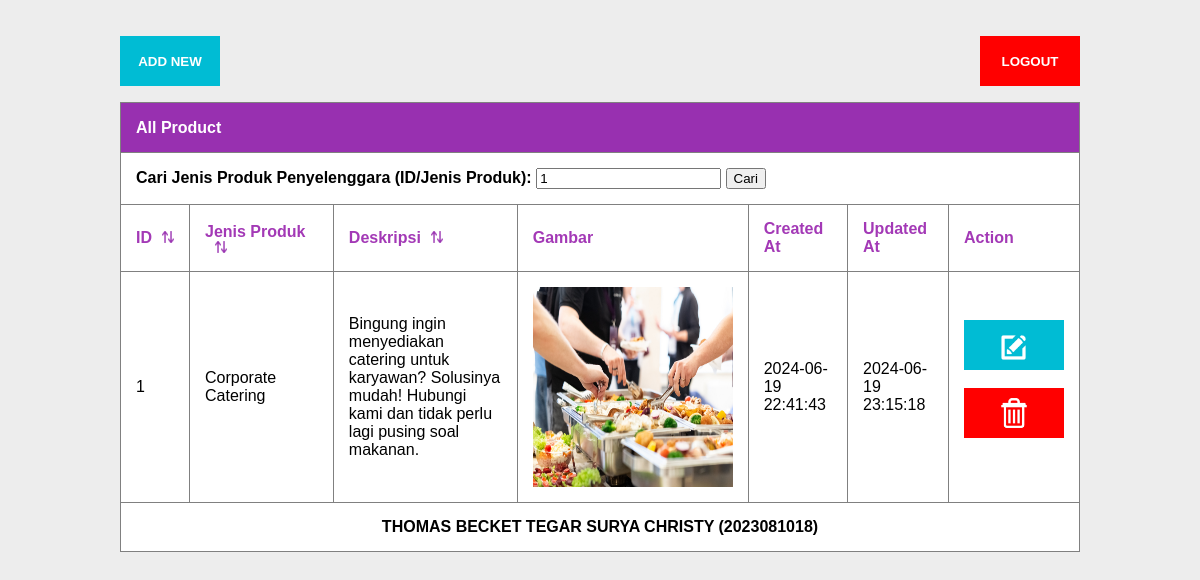
Page /home.php?keyword=1 (signed in) on the committed database.
### tables this page shows
CREATE TABLE `jasa_penyelenggara` (
  `id` int(11) NOT NULL,
  `jenis_produk` varchar(255) NOT NULL,
  `deskripsi` text NOT NULL,
  `gambar` text NOT NULL,
  `dibuat` datetime NOT NULL,
  `dibuat_oleh` varchar(255) NOT NULL,
  `diupdate` datetime NOT NULL,
  `diupdate_oleh` varchar(255) NOT NULL
);

### backend/fungsi.php (called while the page is built, shortened)
<?php
include 'koneksi.php';
include 'jasa-penyelenggara.php';
$db = new koneksidb();
$db->koneksi();
$produk = new JasaPenyelenggara($db);
?>

### backend/jasa-penyelenggara.php (called while the page is built, shortened)
<?php
class JasaPenyelenggara {
    private $db;
    public function __construct($db) {
        $this->db = $db;
    }
    public function ambilDataJasaPenyelenggara($dataPenyelenggara) {
        $sql = "SELECT * FROM jasa_penyelenggara $dataPenyelenggara";
        return $this->db->fetchData($sql);
    }
    public function cariDataJasaPenyelenggara($keyword) {
        $dataPenyelenggara = '';
        if (!empty($keyword)) {
            $dataPenyelenggara = "WHERE id LIKE '%$keyword%' OR jenis_produk LIKE '%$keyword%'";
        }
        return $dataPenyelenggara;
    }
}
?>

### backend/koneksi.php (called while the page is built, shortened)
<?php
class koneksidb {
    private $server = "localhost";
    private $user = "root";
    private $password = "";
    private $database = "aplikasi_website_jasa_penyelenggara";
    private $koneksi;
    public function koneksi() {
        $this->koneksi = new mysqli($this->server, $this->user, $this->password, $this->database);
    }
    public function query($sql) {
        return $this->koneksi->query($sql);
    }
    public function fetchData($sql) {
        $result = $this->query($sql);
        $rows = [];
        if ($result->num_rows > 0) {
            while ($row = $result->fetch_assoc()) {
                $rows[] = $row;
            }
        }
        return $rows;
    }
}
?>

### home.php (the view, shortened to what this page needs)
<?php
include 'backend/fungsi.php';
$keyword = isset($_GET['keyword']) ? $_GET['keyword'] : '';
if (!empty($keyword)) {
    $data = $produk->ambilDataJasaPenyelenggara($produk->cariDataJasaPenyelenggara($keyword));
}
else {
    $data = sortingProduk($produk);
}
?>
<!DOCTYPE html>
<html>
    <head>
        <link rel="stylesheet" type="text/css" href="css/home.css">
        <link rel="stylesheet" type="text/css" href="css/modal-tambah-edit.css">
    </head>
    <body style="background-color: #ededed;">
    <div class="container">
        <br />
        <br />
        <div style="display: flex;">
            <button id="tombolTambahData" style="background-color: #00bcd4; color: white; border: none; cursor: pointer; margin-right: auto; height: 50px; width: 100px; text-align: center;"><b>ADD NEW</b></button>
            <form method="POST" action="" style="display: inline;">
                <button type="submit" name="logout" style="background-color: red; color: white; border: none; cursor: pointer; margin-left: auto; height: 50px; width: 100px; text-align: center;"><b>LOGOUT</b></button>
            </form>
        </div>
        <table border='1' bgcolor="white">
            <tr>
                <th colspan='7' bgcolor="#9830b0" style='text-align: left; color: white; height: 50px;'>All Product</th>
            </tr>
            <tr>
                <form method='GET' action=''>
                    <th colspan='7'>
                        <label for='keyword'>Cari Jenis Produk Penyelenggara (ID/Jenis Produk):</label>
                        <input type='text' id='keyword' name='keyword' value='<?php echo htmlspecialchars($keyword, ENT_QUOTES); ?>'>
                        <input type='submit' value='Cari'>
                    </th>
                </form>
            </tr>
            <tr style='color: a339b6;'>
                <th>ID<img src="asset/sort-icon.png" style='width:12px; height:12px; margin-left: 10px;' onclick="sortTable('id')" /></th>
                <th>Jenis Produk<img src="asset/sort-icon.png" style='width:12px; height:12px; margin-left: 10px;' onclick="sortTable('jenis_produk')" /></th>
                <th>Deskripsi<img src="asset/sort-icon.png" style='width:12px; height:12px; margin-left: 10px;' onclick="sortTable('deskripsi')" /></th>
                <th>Gambar</th>
                <th>Created At</th>
                <th>Updated At</th>
                <th>Action</th>
            </tr>
            <?php
                if (isset($data) && is_array($data)) {
                    foreach ($data as $row) {
                        echo "<tr>";
                        echo "<td>" . $row['id'] . "</td>";
                        echo "<td>" . $row['jenis_produk'] . "</td>";
                        echo "<td>" . $row['deskripsi'] . "</td>";
                        echo "<td><img src='image/" . $row['gambar'] . "' style='width:200px; height:200px;'/></td>";
                        echo "<td>" . $row['dibuat'] . "</td>";
                        echo "<td>" . $row['diupdate'] . "</td>";
                        echo "<td>
                                <button class='tombolEditData' data-id='" . $row['id'] . "' data-jenis-produk='" . $row['jenis_produk'] . "' data-deskripsi='" . $row['deskripsi'] . "' data-gambar='" . $row['gambar'] . "' style='background-color: #00bcd4; color: white; border: none; padding: 10px 25px; cursor: pointer; height: 50px; width: 100px;'>
                                    <b><img src='asset/edit-icon.png' style='width: 35px; height: 35px;'/></b>
                                </button>
                                <br />
                                <br />
                                <form method='POST' action='' name='form-hapus' onsubmit='return konfirmasiHapus();'>
                                    <input type='hidden' name='id' value='" . $row['id'] . "'>
                                    <button type='submit' name='hapus-produk' style='background-color: red; color: white; border: none; padding: 10px 25px; cursor: pointer; height: 50px; width: 100px;'>
                                        <b><img src='asset/delete-icon.png' style='width: 30px; height: 30px;'/></b>
                                    </button>
                                </form>
                              </td>";
                        echo "</tr>";
                    }
                }
                else {
                    echo "<tr><td colspan='7'>Data tidak ditemukan atau tidak ada untuk ditampilkan.</td></tr>";
                }
            ?>
            <tr>
                <th colspan='7' style='text-align: center;'>THOMAS BECKET TEGAR SURYA CHRISTY (2023081018)</th>
            </tr>
        </table>
    </div>
    </body>
</html>

### css/home.css (style rules this page uses)
body, html { height: 100%; margin: 0; display: flex; flex-direction: column; align-items: center; justify-content: flex-start; font-family: Arial, sans-serif; }
.container { width: 80%; }
table { border-collapse: collapse; width: 100%; }
th, td { text-align: left; padding: 15px; }
th:nth-child(2), td:nth-child(2) { width: 15%; }

### rows in the picture
jasa_penyelenggara: id "1", jenis_produk "Corporate Catering", deskripsi "Bingung ingin menyediakan catering untuk karyawan? Solusinya mudah! Hubungi kami dan tidak perlu lagi pusing soal makanan.", gambar (picture), dibuat "2024-06-19 22:41:43", diupdate "2024-06-19 23:15:18"
